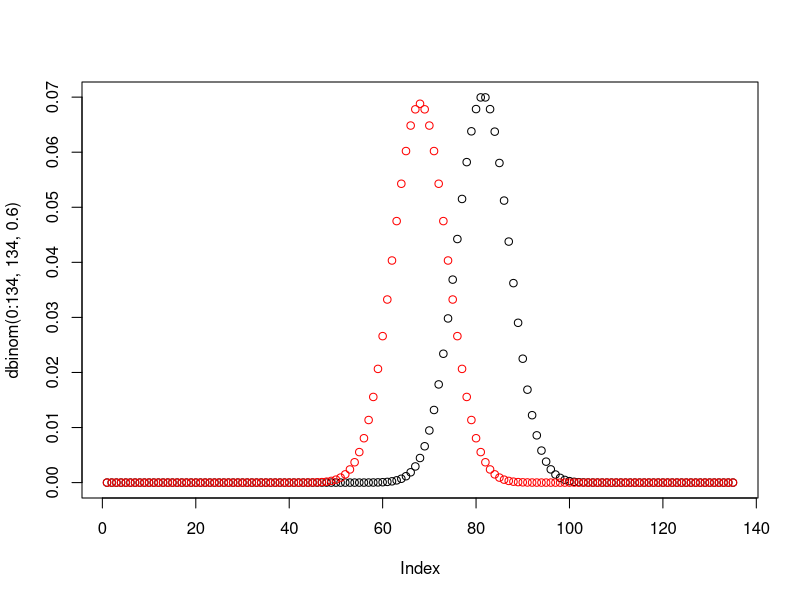

Generate this figure with R: (Note: this script raises an error after producing the figure.)
##Doctored coin
#"You have two identical coins. One flips heads 60% of the time and the other is fair. If you can flip both coins
#at the same time, how many flips do you need to observed to have a 95% chance of correctly identifying the doctored coin

plot(dbinom(0:134,134,.6))
points(dbinom(0:134, 134,.5), col="red")

weighted_coin<-function(p=.6, conf=.95){
  if (p>1 | p<.5){
    stop("p must be between .5 and 1")
  }
  if (conf>1|conf<0)
  {
    stop("conf must be between 0 and 1")
  }
#Your strategy: always guess the coin with higher heads. If tied just choose one
flips<-0
probs<-0
while(probs<conf){
probs<-0
flips<-flips+1
for (i in 0:flips){
  probs<-probs + .5*dbinom(i, flips, p)*dbinom(i, flips, .5) #add in probability of guessing right given that they're tied
  probs<-probs+dbinom(i, flips, .5)*pbinom(i, flips, p, lower.tail = F) #probability that weighted coin is higher than unweighted
  
}
print(paste(flips, probs))
}

}
weighted_coin(p=.2)
